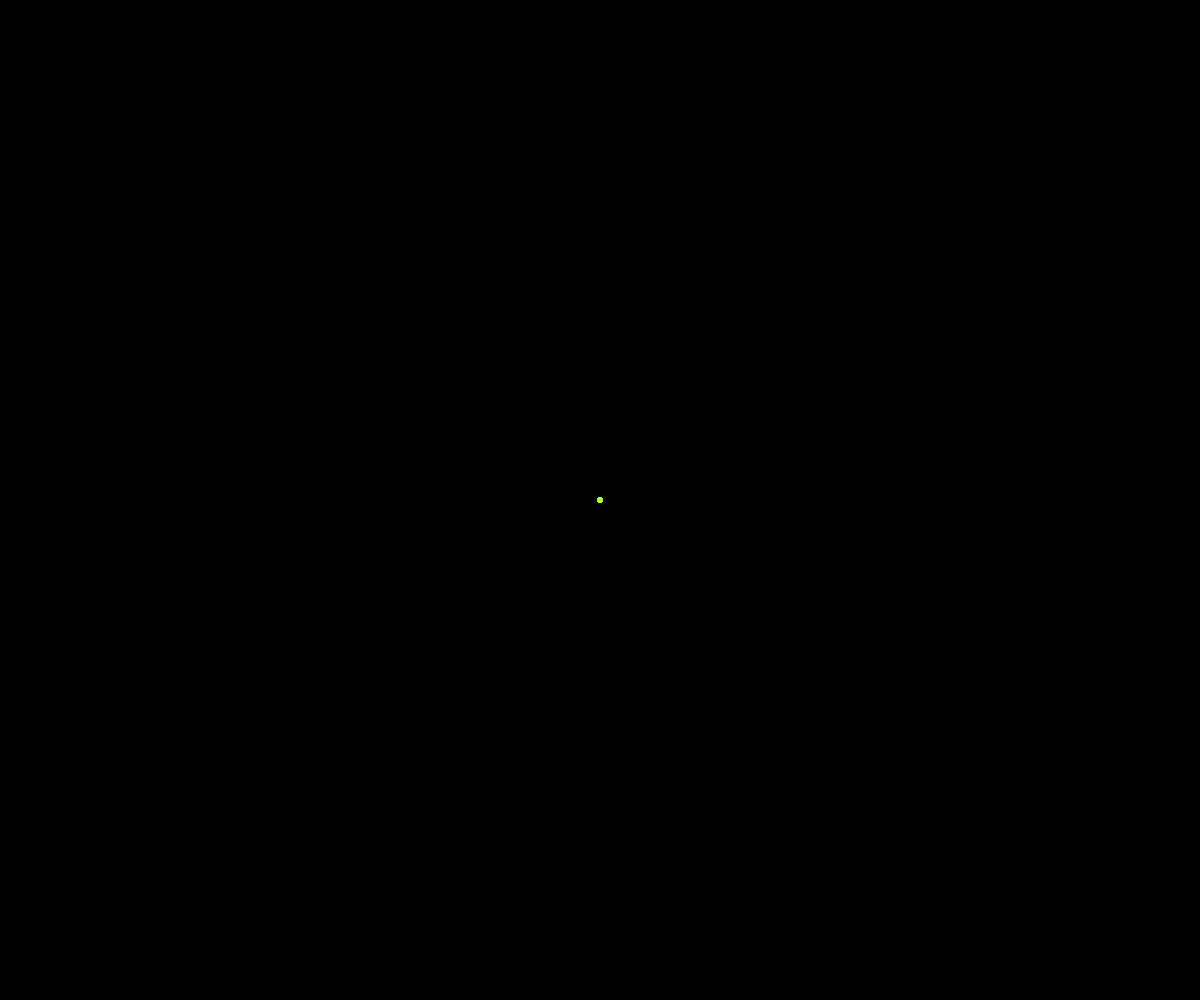
Frame 1 (no input)
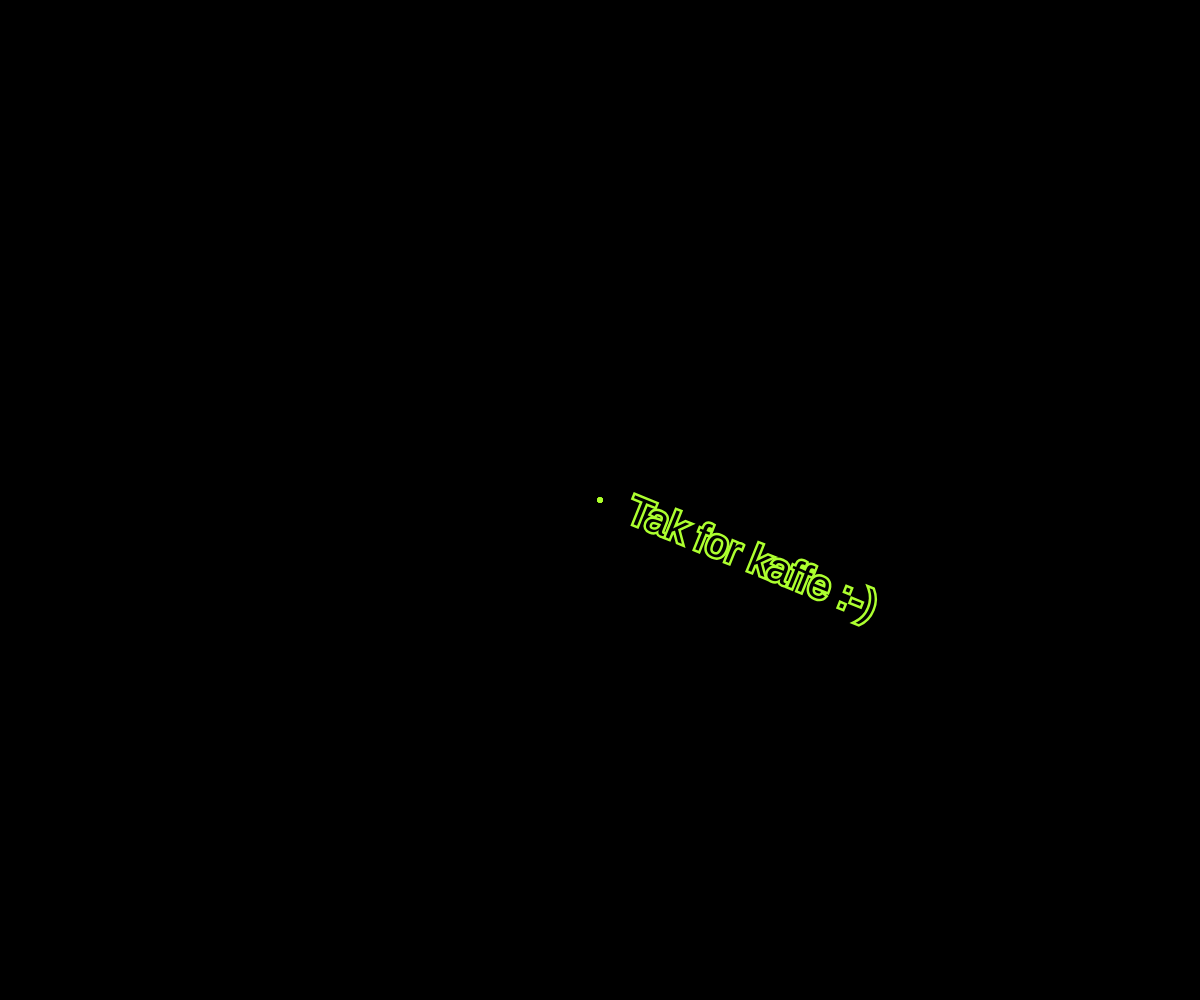
Frame 60 (no input)
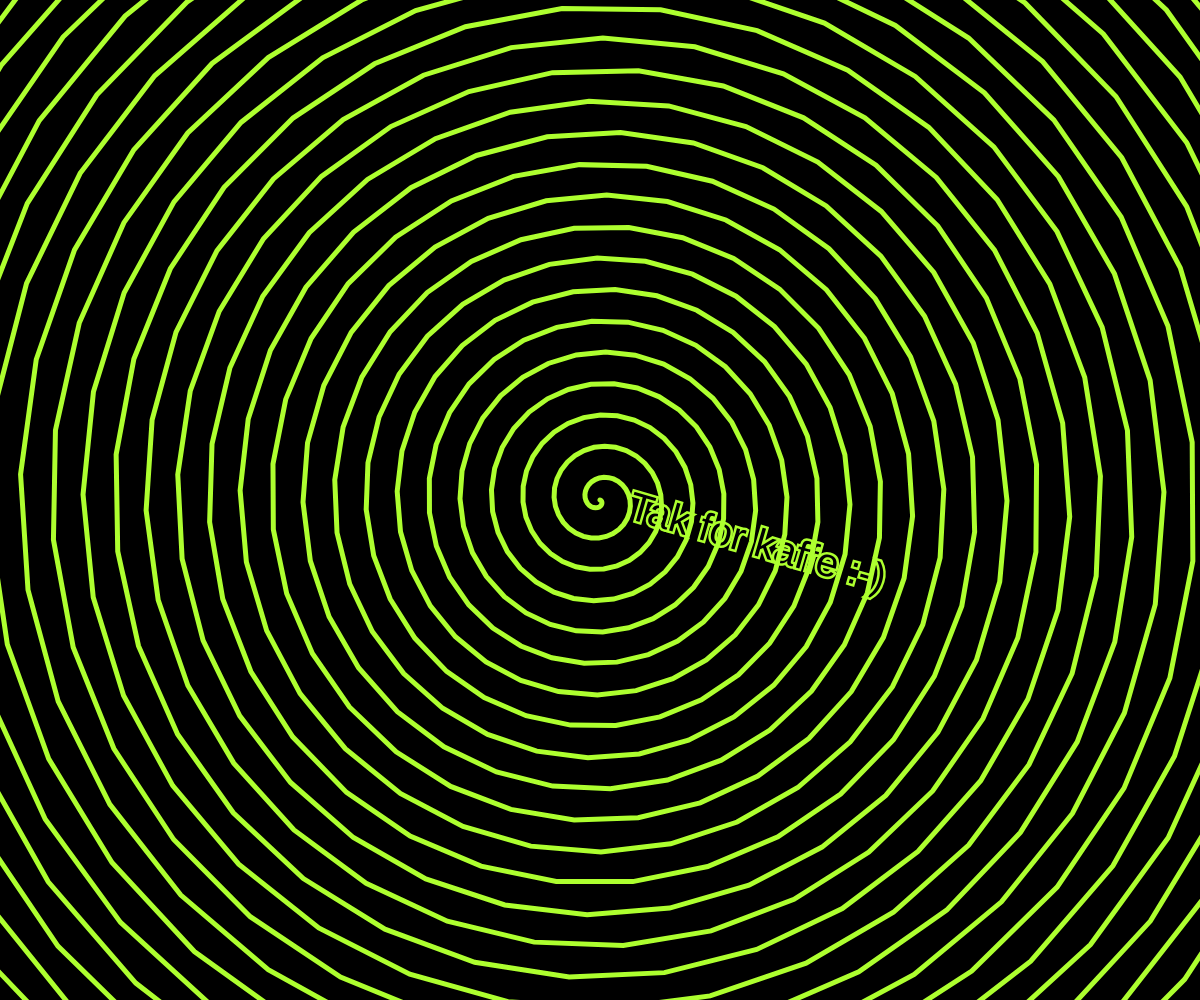
Frame 120 (the mouse pressed at the canvas centre since frame 60)

The p5.js sketch that drew these frames (run headless with seeded random() and noise() and a simulated clock; from frame 60 on, the mouse is pressed at the canvas centre):

// p5.js sketch
// ── sketch.js
let angle = 0;

function setup() {
  createCanvas(windowWidth, windowHeight);
}

function draw() {
  background(0);
  let diameter = 50;
  translate(width / 2, height / 2);

  rotate(angle);
  const speed = map(mouseX, 0, width, -1, 1, true);
  angle += 0.1 * speed;
  const showDots = mouseY < height/2;
  
  fill(0);
  textSize(40);
  text("Tak for kaffe :-)", 30, 10);
  
  noFill();
  strokeWeight(5);
  stroke('greenyellow')
  beginShape();
  magnitude = 0;
  const magStep = map(mouseY, 0, height, 0, 2, true);
  for (let theta = 0; theta < 100 * PI; theta += 0.2) {
    let cx = magnitude * cos(theta);
    let cy = magnitude * sin(theta);
    if(showDots){
      point(cx, cy);
    } else {
      vertex(cx, cy);
    }
    magnitude += magStep;
  }
  endShape();
}
